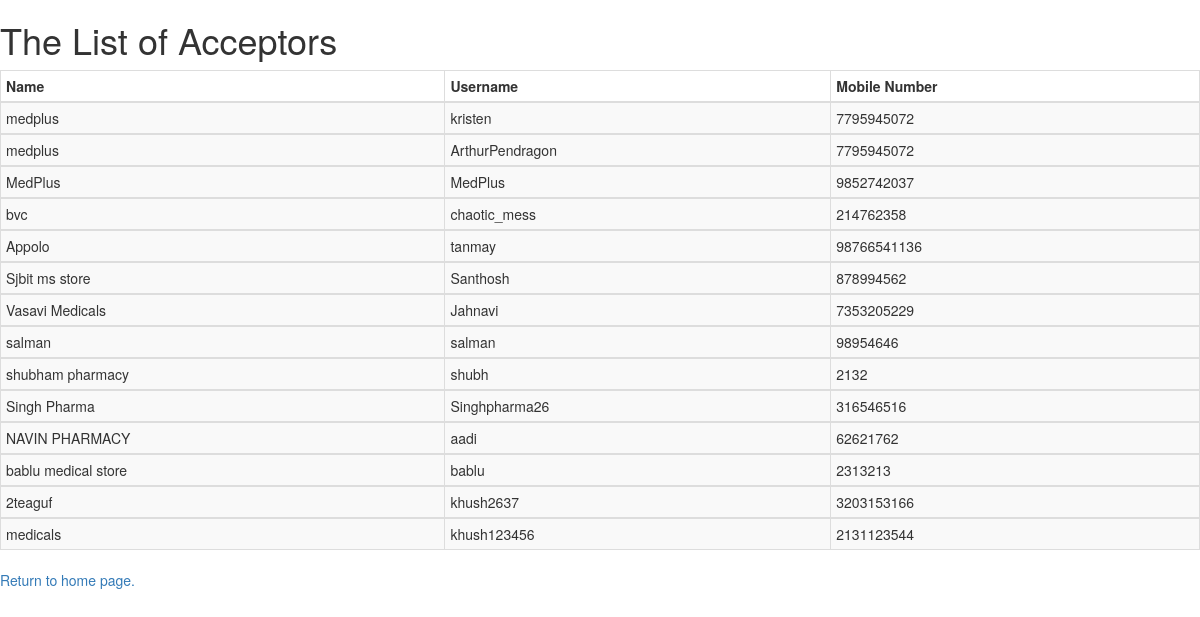
Page /acceptor on the committed database.
### MedicalDonation/models.py (models this page shows, shortened)
class Acceptor(models.Model):
    name = models.CharField(max_length=64)
    proprietor = models.CharField(max_length=64)
    license_no = models.CharField(max_length=64)
    address = models.CharField(max_length=128)
    pincode = models.PositiveIntegerField()
    UID = models.IntegerField(unique=True)
    start_time = models.TimeField(auto_now=True)
    end_time = models.TimeField(auto_now=True)
    email = models.EmailField()
    username = models.CharField(max_length=64, unique=True)
    Phone_no = models.IntegerField()
    image = models.ImageField(upload_to='acceptor')

### MedicalDonation/views.py (the view)
# urls.py: path("acceptor", views.acceptors, name= "Acceptor_view"),
def acceptors(request):
    context = {
    "acceptors": Acceptor.objects.all()
    }
    return render(request, "MedicalDonation/acceptor.html",context)

### MedicalDonation/templates/MedicalDonation/acceptor.html (shortened to what this page needs)
<!DOCTYPE html>
<html lang="en" dir="ltr">
  <head>
    <link rel="stylesheet" href="https://maxcdn.bootstrapcdn.com/bootstrap/3.3.7/css/bootstrap.min.css">
  </head>
  <body>
    <h1>The List of Acceptors</h1>
    {% load static %}
    <div class="">
      <table border="1" class="table table-striped table-bordered table-hover table-condensed">
        <thead>
          <th> <b>Name</b> </th>
          <th> <b>Username</b>  </th>
          <th> <b>Mobile Number</b> </th>
        </thead>
        {% for c in acceptors %}
        <tbody>
            <td>{{c.name}}</td>
            <td>{{c.username}}</td>
            <td>{{c.Phone_no}}</td>
        </tbody>
        {% endfor  %}
      </table>
      <a href="/">Return to home page.</a>
    </div>
  </body>
</html>

### rows in the picture
Acceptor: name "medplus", username "kristen", Phone_no "7795945072"
Acceptor: name "medplus", username "ArthurPendragon", Phone_no "7795945072"
Acceptor: name "MedPlus", username "MedPlus", Phone_no "9852742037"
Acceptor: name "bvc", username "chaotic_mess", Phone_no "214762358"
Acceptor: name "Appolo", username "tanmay", Phone_no "98766541136"
Acceptor: name "Sjbit ms store", username "Santhosh", Phone_no "878994562"
Acceptor: name "Vasavi Medicals", username "Jahnavi", Phone_no "7353205229"
Acceptor: name "salman", username "salman", Phone_no "98954646"
Acceptor: name "shubham pharmacy", username "shubh", Phone_no "2132"
Acceptor: name "Singh Pharma", username "Singhpharma26", Phone_no "316546516"
Acceptor: name "NAVIN PHARMACY", username "aadi", Phone_no "62621762"
Acceptor: name "bablu medical store", username "bablu", Phone_no "2313213"
Acceptor: name "2teaguf", username "khush2637", Phone_no "3203153166"
Acceptor: name "medicals", username "khush123456", Phone_no "2131123544"
